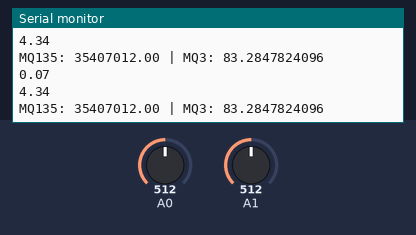
Simulated run of this sketch. Board: Arduino Uno, built with avr-gcc and run on an emulated ATmega328P. Parts: the last lines printed to the serial monitor. The test bench sets the inputs (shaded band); at power-on: A0 = 512, A1 = 512.

Above: at 1.8 s.
1.9 s: A0 set to 770
At 2.9 s:
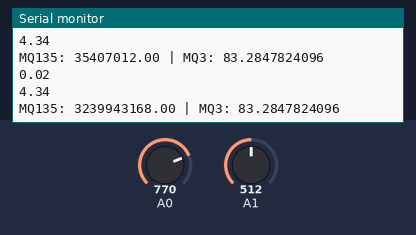
3.4 s: A0 set to 791
At 5.0 s:
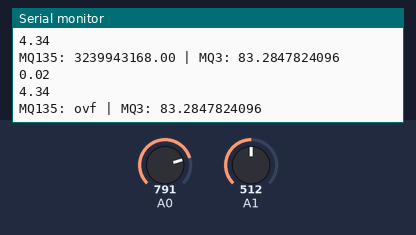
Timing chart, 0 to 6.5 s (numbered marks = the images above; inputs shaded):
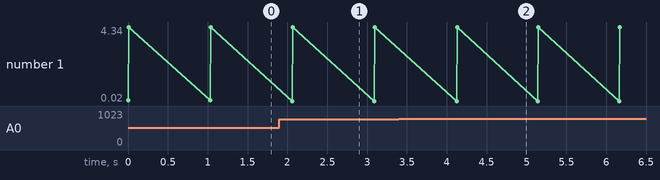

Measured:
- the behaviour switches between 782 and 783 on A0 (found by bisection; images 1 and 2)
- after the input at 1.9 s, the serial monitor: prints a new line after 0.16 s (image 1)
- after the input at 3.4 s, the serial monitor: prints a new line after 0.74 s (image 2)

The sketch:

curcuit.ino
```cpp
#include "MQ.h"
#include <SoftwareSerial.h>

// RX on Pin 2, TX on Pin 3
// Connect Pin 12 to ESP8266 RX (via voltage divider)
// Connect Pin 13 to ESP8266 TX
SoftwareSerial espSerial(13, 12);

MQ135 mq135(A0);
MQ3 mq3(A1);

void setup() {
  Serial.begin(9600);    // For debugging on PC
  espSerial.begin(9600); // For sending data to ESP8266
}

void loop() {
  float valueMQ135 = mq135.getPPM();
  float valueMQ3 = mq3.getPPB();

  // Print to PC Monitor (Human readable)
  Serial.print("MQ135: "); Serial.print(valueMQ135);
  Serial.print(" | MQ3: "); Serial.println(valueMQ3,10);

  // Send to ESP8266 (Machine readable CSV format: "val1,val2\n")
  espSerial.print(valueMQ135);
  espSerial.print(",");
  espSerial.println(valueMQ3);

  delay(1000);
}
```

esp8266.ino
```cpp

```

mq.h
```cpp
#ifndef MQ_H
#define MQ_H

#include <Arduino.h>

long readVcc() {
  ADMUX = _BV(REFS0) | _BV(MUX3) | _BV(MUX2) | _BV(MUX1);
  delay(2);
  ADCSRA |= _BV(ADSC);
  while (bit_is_set(ADCSRA, ADSC));
  int result = ADC;
  long vcc = 1125300L / result;
  return vcc;
}

class MQ135 {
  private:
    int _pin;
    float _R0; float _A; float _B;

  public:
    MQ135(int pin, float R0 = 14, float A = 770.24181, float B = -4.065)
      : _pin(pin), _R0(R0), _A(A), _B(B) {}

    float getPPM() {
      float vcc = readVcc() / 1000.0;
      int adc = analogRead(_pin);
      float vout = (adc / 1023.0) * vcc;
      float RL = 1.0;
      float Rs = RL * (vcc / vout - 1);
      float ratio = Rs / _R0;
      Serial.println(ratio);
      return _A * pow(ratio, _B);
    }
};

class MQ3 {
  private:
    int _pin;
    float _R0; float _A; float _B;

  public:
    MQ3(int pin, float R0 = 0.23, float A = 4.1376, float B = -2.6610)
      : _pin(pin), _R0(R0), _A(A), _B(B) {}

    float getPPB() {
      float vcc = readVcc() / 1000.0;
      int adc = analogRead(_pin);
      float vout = (adc / 1023.0) * vcc;
      float RL = 1.0;
      float Rs = RL * (vcc / vout - 1);
      float ratio = Rs / _R0;
      Serial.println(ratio);
      return (_A * pow(ratio, _B))*1000;
    }
};
#endif
```
